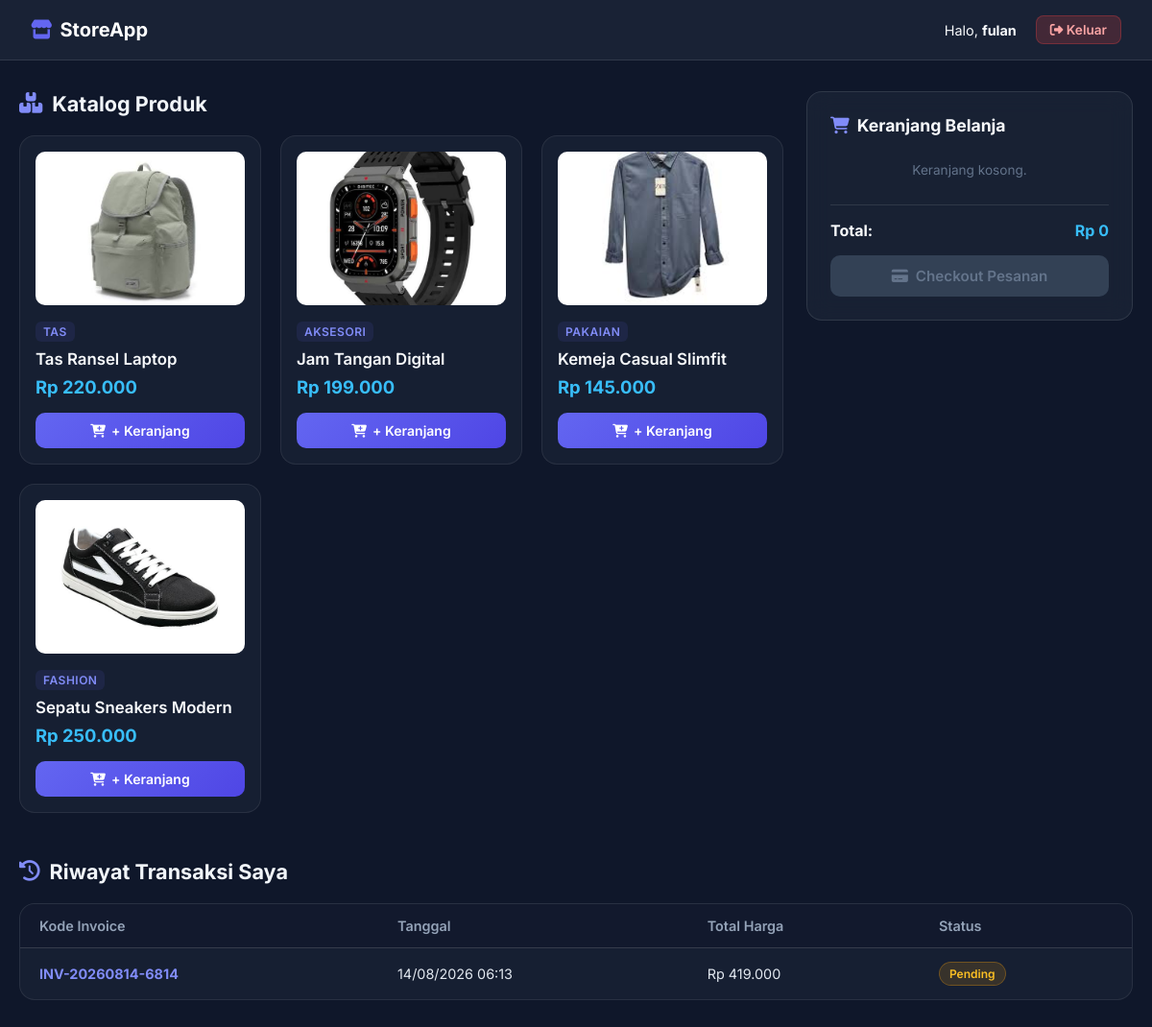
Screenshot of /index.php (signed in) with the database file from the repository.
### tables this page shows
CREATE TABLE `products` (
  `id` int(11) NOT NULL,
  `nama_produk` varchar(100) NOT NULL,
  `kategori` varchar(50) NOT NULL,
  `harga` int(11) NOT NULL,
  `stok` int(11) NOT NULL DEFAULT 0,
  `deskripsi` text DEFAULT NULL,
  `gambar` varchar(255) DEFAULT NULL,
  `created_at` timestamp NOT NULL DEFAULT current_timestamp()
);

CREATE TABLE `orders` (
  `id` int(11) NOT NULL,
  `user_id` int(11) NOT NULL,
  `kode_invoice` varchar(30) NOT NULL,
  `total_harga` int(11) NOT NULL,
  `status` enum('Pending','Proses','Selesai','Batal') DEFAULT 'Pending',
  `tanggal_order` timestamp NOT NULL DEFAULT current_timestamp()
);

### index.php (the view, shortened to what this page needs)
<?php
require_once 'config.php';
$products = mysqli_query($conn, "SELECT * FROM products ORDER BY id DESC");
$user_id = $_SESSION['user_id'];
$stmt_orders = mysqli_prepare($conn, "SELECT * FROM orders WHERE user_id = ? ORDER BY id DESC");
mysqli_stmt_bind_param($stmt_orders, "i", $user_id);
mysqli_stmt_execute($stmt_orders);
$orders = mysqli_stmt_get_result($stmt_orders);
?>
<!DOCTYPE html>
<html lang="id">
<head>
    <link rel="stylesheet" href="https://cdnjs.cloudflare.com/ajax/libs/font-awesome/6.4.0/css/all.min.css">
</head>
<body>
    <nav class="navbar">
        <a href="index.php" class="brand">
            <i class="fa-solid fa-store"></i> StoreApp
        </a>
        <div class="nav-links">
            <span>Halo, <strong><?= htmlspecialchars($_SESSION['username'] ?? 'User') ?></strong></span>
            <a href="logout.php" class="btn-logout"><i class="fa-solid fa-right-from-bracket"></i> Keluar</a>
        </div>
    </nav>
    <div class="container">
        <div class="grid-layout">
            <div>
                <h2 class="section-title"><i class="fa-solid fa-boxes-stacked"></i> Katalog Produk</h2>
                <div class="product-grid">
                    <?php if ($products && mysqli_num_rows($products) > 0): ?>
                        <?php while ($p = mysqli_fetch_assoc($products)): ?>
                            <?php
                                $nama_file_gambar = $p['gambar'] ?? $p['image'] ?? '';
                                if (!empty($nama_file_gambar)) {
                                    $img_src = 'uploads/' . $nama_file_gambar;
                                } else {
                                    $img_src = 'https://via.placeholder.com/300x200/1e293b/818cf8?text=No+Image';
                                }
                            ?>
                            <div class="product-card">
                                <div>
                                    <img src="<?= htmlspecialchars($img_src) ?>" alt="<?= htmlspecialchars($p['nama_produk']) ?>" class="product-img">
                                    <span class="product-cat"><?= htmlspecialchars($p['kategori'] ?? 'Umum') ?></span>
                                    <h3 class="product-title"><?= htmlspecialchars($p['nama_produk']) ?></h3>
                                    <div class="product-price">Rp <?= number_format($p['harga'], 0, ',', '.') ?></div>
                                </div>
                                <button type="button" class="btn-add-cart" onclick="addToCart('<?= addslashes(htmlspecialchars($p['nama_produk'])) ?>', <?= (int)preg_replace('/[^0-9]/', '', $p['harga']) ?>)">
                                    <i class="fa-solid fa-cart-plus"></i> + Keranjang
                                </button>
                            </div>
                        <?php endwhile; ?>
                    <?php else: ?>
                        <p style="color: #94a3b8; grid-column: 1/-1;">Belum ada produk tersedia.</p>
                    <?php endif; ?>
                </div>
            </div>
            <div>
                <div class="cart-card">
                    <h3 style="font-size: 1.1rem; margin-bottom: 16px; display: flex; align-items: center; gap: 8px;">
                        <i class="fa-solid fa-cart-shopping" style="color: #818cf8;"></i> Keranjang Belanja
                    </h3>
                    <div id="cart-list">
                        <p style="color: #64748b; font-size: 0.85rem; text-align: center; padding: 12px 0;">Keranjang kosong.</p>
                    </div>
                    <div style="border-top: 1px solid rgba(255, 255, 255, 0.1); margin-top: 16px; padding-top: 16px;">
                        <div style="display: flex; justify-content: space-between; font-weight: 700; margin-bottom: 16px;">
                            <span>Total:</span>
                            <span id="cart-total" style="color: #38bdf8;">Rp 0</span>
                        </div>
                        <form method="POST" id="checkout-form">
                            <button type="submit" class="btn-checkout" id="btn-checkout" disabled>
                                <i class="fa-solid fa-credit-card"></i> Checkout Pesanan
                            </button>
                        </form>
                    </div>
                </div>
            </div>
        </div>
        <h2 class="section-title" style="margin-top: 48px;"><i class="fa-solid fa-clock-rotate-left"></i> Riwayat Transaksi Saya</h2>
        <div class="table-card">
            <table>
                <thead>
                    <tr>
                        <th>Kode Invoice</th>
                        <th>Tanggal</th>
                        <th>Total Harga</th>
                        <th>Status</th>
                    </tr>
                </thead>
                <tbody>
                    <?php if ($orders && mysqli_num_rows($orders) > 0): ?>
                        <?php while ($o = mysqli_fetch_assoc($orders)): ?>
                            <tr>
                                <td><strong style="color: #818cf8;"><?= htmlspecialchars($o['kode_invoice']) ?></strong></td>
                                <td><?= !empty($o['tanggal_order']) ? date("d/m/Y H:i", strtotime($o['tanggal_order'])) : '-' ?></td>
                                <td>Rp <?= number_format($o['total_harga'], 0, ',', '.') ?></td>
                                <td><span class="badge badge-<?= htmlspecialchars($o['status']) ?>"><?= htmlspecialchars($o['status']) ?></span></td>
                            </tr>
                        <?php endwhile; ?>
                    <?php else: ?>
                        <tr><td colspan="4" style="text-align: center; color: #64748b; padding: 24px;">Belum ada riwayat transaksi.</td></tr>
                    <?php endif; ?>
                </tbody>
            </table>
        </div>
    </div>
</body>
</html>

### index.php (style rules this page uses)
* { margin: 0; padding: 0; box-sizing: border-box; font-family: 'Inter', sans-serif; }
body { background: #0f172a; color: #f8fafc; min-height: 100vh; padding-bottom: 60px; }
.navbar { background: rgba(30, 41, 59, 0.7); backdrop-filter: blur(12px); -webkit-backdrop-filter: blur(12px); border-bottom: 1px solid rgba(255, 255, 255, 0.1); padding: 16px 32px; display: flex; justify-content: space-between; align-items: center; position: sticky; top: 0; z-index: 100; }
.brand { font-size: 1.25rem; font-weight: 700; color: #fff; text-decoration: none; display: flex; align-items: center; gap: 8px; }
.brand i { color: #6366f1; }
.nav-links { display: flex; align-items: center; gap: 20px; font-size: 0.9rem; }
.btn-logout { background: rgba(239, 68, 68, 0.2); color: #fca5a5; border: 1px solid rgba(239, 68, 68, 0.3); padding: 6px 14px; border-radius: 8px; text-decoration: none; font-weight: 600; font-size: 0.85rem; transition: all 0.3s; }
.container { max-width: 1200px; margin: 32px auto; padding: 0 20px; }
.section-title { font-size: 1.35rem; font-weight: 700; margin-bottom: 20px; display: flex; align-items: center; gap: 10px; color: #f1f5f9; }
.section-title i { color: #818cf8; }
.grid-layout { display: grid; grid-template-columns: 1fr 340px; gap: 24px; }
.product-grid { display: grid; grid-template-columns: repeat(auto-fill, minmax(220px, 1fr)); gap: 20px; }
.product-card { background: rgba(30, 41, 59, 0.5); border: 1px solid rgba(255, 255, 255, 0.08); border-radius: 16px; padding: 16px; display: flex; flex-direction: column; justify-content: space-between; transition: all 0.3s ease; overflow: hidden; }
.product-img { width: 100%; height: 160px; object-fit: cover; border-radius: 10px; margin-bottom: 12px; background: #1e293b; }
.product-cat { font-size: 0.75rem; text-transform: uppercase; letter-spacing: 0.5px; color: #818cf8; font-weight: 600; background: rgba(99, 102, 241, 0.1); padding: 3px 8px; border-radius: 6px; display: inline-block; margin-bottom: 8px; }
.product-title { font-size: 1.05rem; font-weight: 600; margin-bottom: 8px; color: #f8fafc; }
.product-price { font-size: 1.15rem; font-weight: 700; color: #38bdf8; margin-bottom: 16px; }
.btn-add-cart { width: 100%; background: linear-gradient(135deg, #6366f1 0%, #4f46e5 100%); border: none; color: white; padding: 10px; border-radius: 10px; font-weight: 600; font-size: 0.875rem; cursor: pointer; transition: all 0.2s; display: flex; align-items: center; justify-content: center; gap: 6px; }
.cart-card { background: rgba(30, 41, 59, 0.6); backdrop-filter: blur(12px); border: 1px solid rgba(255, 255, 255, 0.1); border-radius: 16px; padding: 24px; position: sticky; top: 90px; }
.btn-checkout { width: 100%; padding: 12px; background: #10b981; border: none; border-radius: 10px; color: white; font-weight: 600; font-size: 0.95rem; cursor: pointer; transition: all 0.3s; display: flex; align-items: center; justify-content: center; gap: 8px; }
.btn-checkout:disabled { background: #334155; color: #64748b; cursor: not-allowed; }
.table-card { background: rgba(30, 41, 59, 0.5); border: 1px solid rgba(255, 255, 255, 0.08); border-radius: 16px; overflow: hidden; margin-top: 16px; }
table { width: 100%; border-collapse: collapse; text-align: left; font-size: 0.9rem; }
th { background: rgba(15, 23, 42, 0.6); padding: 14px 20px; color: #94a3b8; font-weight: 600; border-bottom: 1px solid rgba(255, 255, 255, 0.08); }
td { padding: 14px 20px; border-bottom: 1px solid rgba(255, 255, 255, 0.05); color: #e2e8f0; }
tr:last-child td { border-bottom: none; }
.badge { padding: 4px 10px; border-radius: 20px; font-size: 0.75rem; font-weight: 600; display: inline-block; }
.badge-Pending { background: rgba(245, 158, 11, 0.15); color: #fbbf24; border: 1px solid rgba(245, 158, 11, 0.3); }

### rows the page displays
products: gambar (picture), kategori "TAS", nama_produk "Tas Ransel Laptop", harga "220.000"
products: gambar (picture), kategori "AKSESORI", nama_produk "Jam Tangan Digital", harga "199.000"
products: gambar (picture), kategori "PAKAIAN", nama_produk "Kemeja Casual Slimfit", harga "145.000"
products: gambar (picture), kategori "FASHION", nama_produk "Sepatu Sneakers Modern", harga "250.000"
orders: kode_invoice "INV-20260814-6814", tanggal_order "14/08/2026 06:13", total_harga "419.000", status "Pending"

### other values shown
$_SESSION['username'] "fulan"
